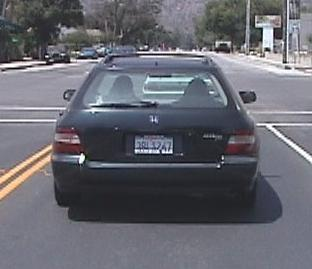
#> input picture Face Recognition (EigenFaces)/cars_brad/image_0063.jpg, 312 x 269 px; its folder holds 4 pictures in this run
$ python PRP.py
#> lines starting #> are read from the running program, lines starting #| are printed output that depends on the picture
'''
Author: Ritik Dutta
Roll No.: 16110053
'''


import cv2 as cv
import numpy as np
import matplotlib.pyplot as plt
import os
from numpy import linalg as LA
np.set_printoptions(threshold=np.inf, precision = 3)
from mpl_toolkits import mplot3d
import sklearn.preprocessing
from sklearn.model_selection import train_test_split

dir = './orl_faces/'
non_face_dir = './cars_brad'
outside_faces_dir = './faces'

nonface_ = []
img_names = os.listdir(non_face_dir + '/')
img_count = 0

#############################################################################
#############################################################################
#############################################################################

#The following part is used to load the three image datasets onto the program

for i in img_names:
    if img_count < 6:
        t = cv.imread(non_face_dir + '/' + i)
#> t is the input picture: shape (269, 312, 3); mean B, G, R 112.1, 103.7, 103
        t = cv.cvtColor(t, cv.COLOR_BGR2GRAY)
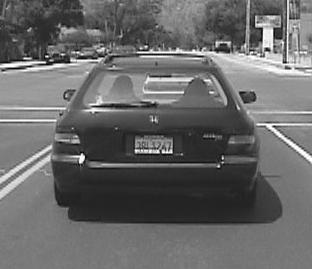
#> t: shape (269, 312); min 2, max 255, mean 104.4
        t = cv.resize(t, (112, 92))
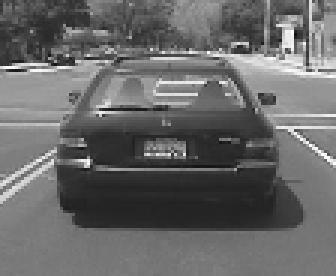
#> t: shape (92, 112) (shown 3 times larger); min 18, max 255, mean 104.3
        t = t.reshape(1, t.shape[0] * t.shape[1])
        nonface_.append(t)
        img_count += 1
    else:
        break
#> pass 2 of the loop `for i in img_names:`:
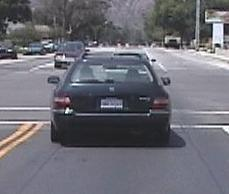
#> input picture Face Recognition (EigenFaces)/cars_brad/image_0065.jpg, 229 x 194 px
#> t is the input picture: shape (194, 229, 3); mean B, G, R 117.2, 108.5, 108.8
#> `t = cv.resize(t, (112, 92))`:
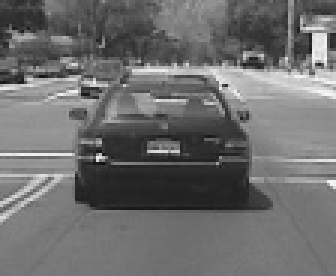
#> t: shape (92, 112) (shown 3 times larger); min 15, max 248, mean 109.4
#> pass 3 of the loop `for i in img_names:`:
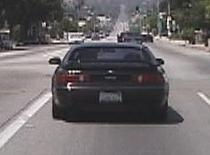
#> input picture Face Recognition (EigenFaces)/cars_brad/image_0070.jpg, 210 x 155 px
#> t is the input picture: shape (155, 210, 3); mean B, G, R 106, 104.4, 108.9
#> `t = cv.resize(t, (112, 92))`:
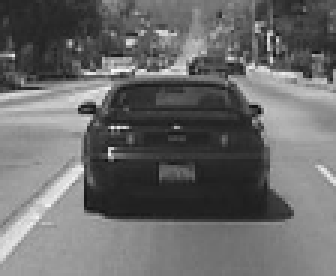
#> t: shape (92, 112) (shown 3 times larger); min 16, max 251, mean 105.9
#> the loop made 4 passes; the first 3 are shown
nonface_np = np.array(nonface_[0])
for i in range(1, len(nonface_)):
    nonface_np = np.vstack((nonface_np, nonface_[i]))

outsidefaces_ = []
#> (the run stopped early here; a loop or call above may not have finished)
